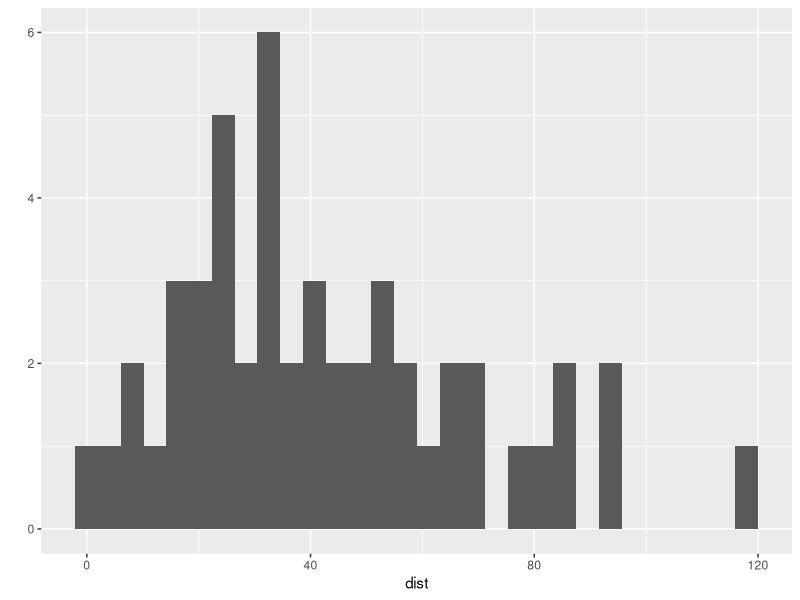
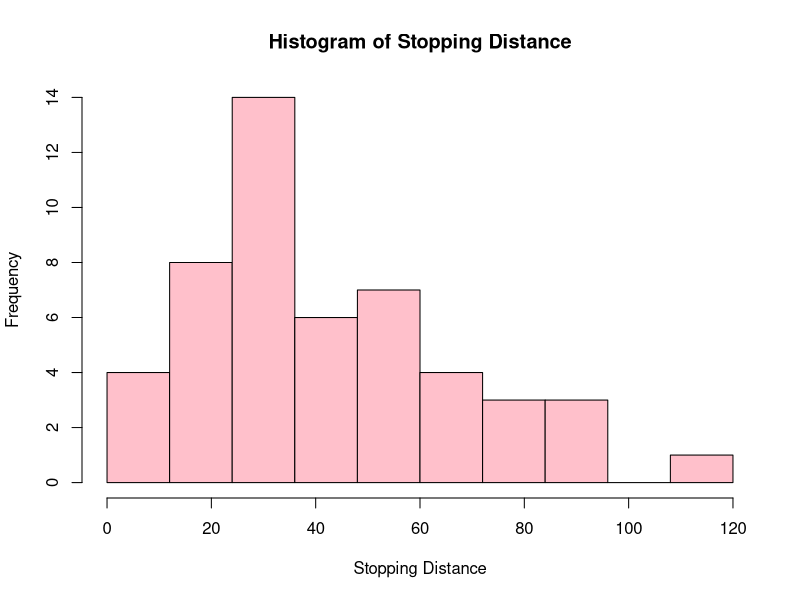
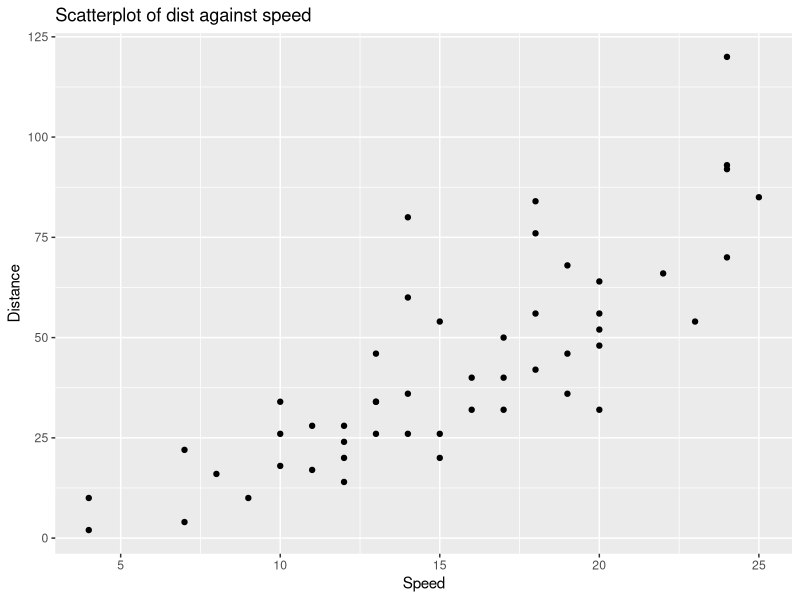
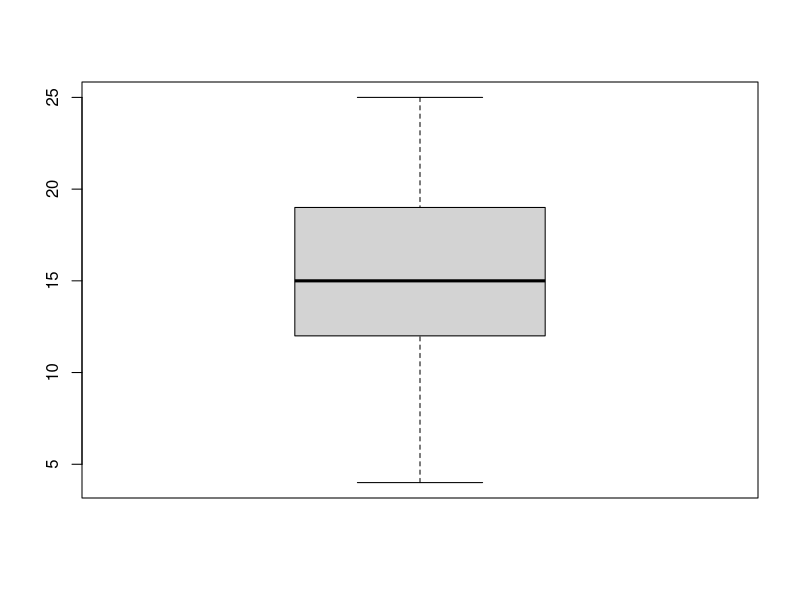

The R script that drew these images, in order:
## ---- chunk 1
# If you don't already have the tidyverse library installed,
# you will need to type install.packages("tidyverse") into the Console
library(tidyverse) 
## ---- chunk 2
print("Hello world!")
## ---- chunk 3
print("Sanjana Surendra")
## ---- chunk 4
1:10 # Numbers 1 to 10
127:132 # Numbers 127 to 132
## ---- chunk 5
seq(1,10,1) # Numbers 1 to 10
seq(1,10,2) # Odd numbers from 1 to 10
seq(2,10,2) # Even numbers from 2 to 10
## ---- chunk 6
3:12
## ---- chunk 7
print("Hi")
seq(3,30,3)
## ---- chunk 8
x<-c(3:12)
y<-c(seq(3,30,3))
print(c(x*y))
## ---- chunk 9
head(cars)
## ---- chunk 10
attach(cars) # Using this command is poor style.  We will avoid it in the future.
speed
dist
## ---- chunk 11
mean(speed)
mean(dist)
sd(speed)
sd(dist)
## ---- chunk 12
qplot(dist) # Histogram of stopping distance
## ---- chunk 13
# Use hist function
hist(cars$dist,breaks=seq(0,120,l=11), col="pink", main="Histogram of Stopping Distance",xlab="Stopping Distance")
## ---- chunk 14
qplot(cars$speed,cars$dist,main="Scatterplot of dist against speed",xlab="Speed",ylab="Distance")
## ---- chunk 15
boxplot(cars$speed)
